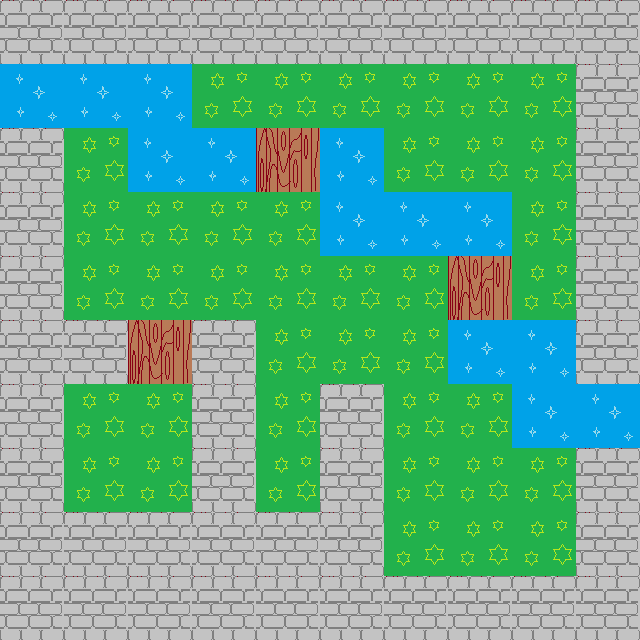

A level layout from a 2D game, rendered from its tile map. Below: a short description, then the map file with tile-grid data replaced by summaries:
An orthogonal 10x10 tile map with 64x64 px tiles, 1 tile layer (Tile Layer 1).

<map version="1.0" orientation="orthogonal" renderorder="right-down" width="10" height="10" tilewidth="64" tileheight="64">
 <tileset firstgid="1" name="example" tilewidth="64" tileheight="64">
  <image source="../tilesets/example.png" width="128" height="130" />
  <tile id="2">
   <properties>
    <property name="solid" value="true" />
   </properties>
  </tile>
 </tileset>
 <layer name="Tile Layer 1" width="10" height="10">
  <data>[100 cells, 100 non-empty, 4 distinct tile ids]</data>
 </layer>
</map>